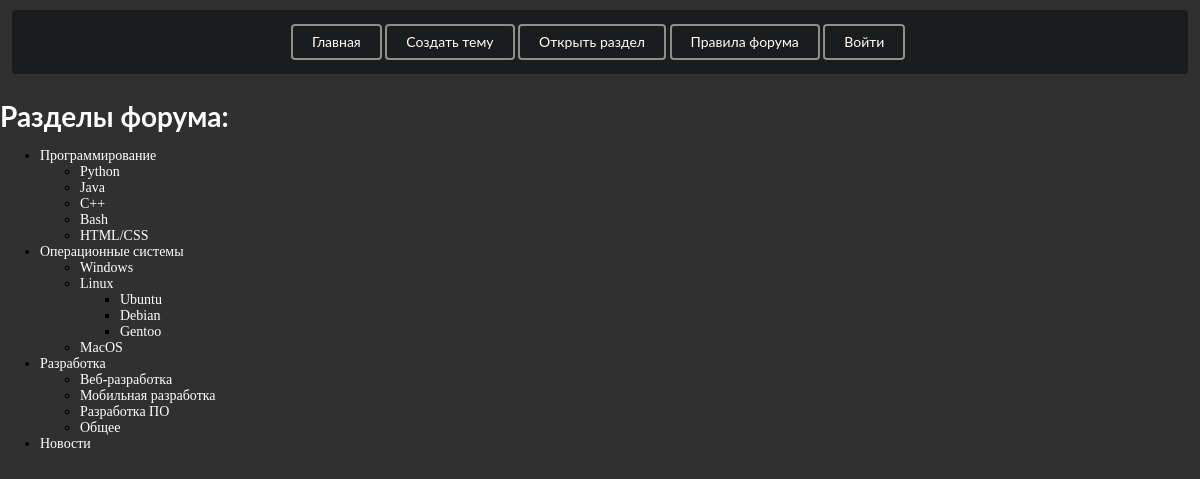
Page /categories/ on the committed database.
### main_app/models.py (models this page shows, shortened)
class Category(MPTTModel):
    name = models.CharField(max_length=255)
    parent = TreeForeignKey('self', on_delete=models.CASCADE, null=True, blank=True, related_name='children')
    class MPTTMeta:
        order_insertion_by = ['name']

### main_app/views.py (the view)
# urls.py: path('categories/', views.category_page, name="categories"),
def category_page(request):
    categories = Category.objects.filter(parent=None)
    def get_children(category):
        children = category.children.all()
        if children:
            for child in children:
                child.children.set(get_children(child))
        return children
    for category in categories:
        category.children.set(get_children(category))
    return render(request, "main_app/category.html", {'categories': categories})

### main_app/templates/main_app/category.html (shortened to what this page needs)
{% include "header.html" %}
{% block content %}
  <h1>Разделы форума:</h1>
  <ul class="menu">
    {% for category in categories %}
        <li class="menu">
            <a class="menu" href="{% url 'category' category.pk %}">{{ category.name }}</a>
            {% include 'main_app/subcategory_list.html' with categories=category.children.all %}
        </li>
    {% endfor %}
  </ul>
{% endblock %}

### main_app/templates/main_app/subcategory_list.html
{% if categories %}
    <ul>
        {% for category in categories %}
            <li>
                <a href="{% url 'category' category.pk %}">{{ category.name }}</a>
                {% include 'main_app/subcategory_list.html' with categories=category.children.all %}
            </li>
        {% endfor %}
    </ul>
{% endif %}

### main_app/templates/main_app/category.html (style rules this page uses)
a { color:white }
h1 { color:white }

### rows in the picture
Category: name "Программирование"
Category: name "Python"
Category: name "Java"
Category: name "C++"
Category: name "Bash"
Category: name "HTML/CSS"
Category: name "Операционные системы"
Category: name "Windows"
Category: name "Linux"
Category: name "Ubuntu"
Category: name "Debian"
Category: name "Gentoo"
Category: name "MacOS"
Category: name "Разработка"
Category: name "Веб-разработка"
Category: name "Мобильная разработка"
Category: name "Разработка ПО"
Category: name "Общее"
Category: name "Новости"
